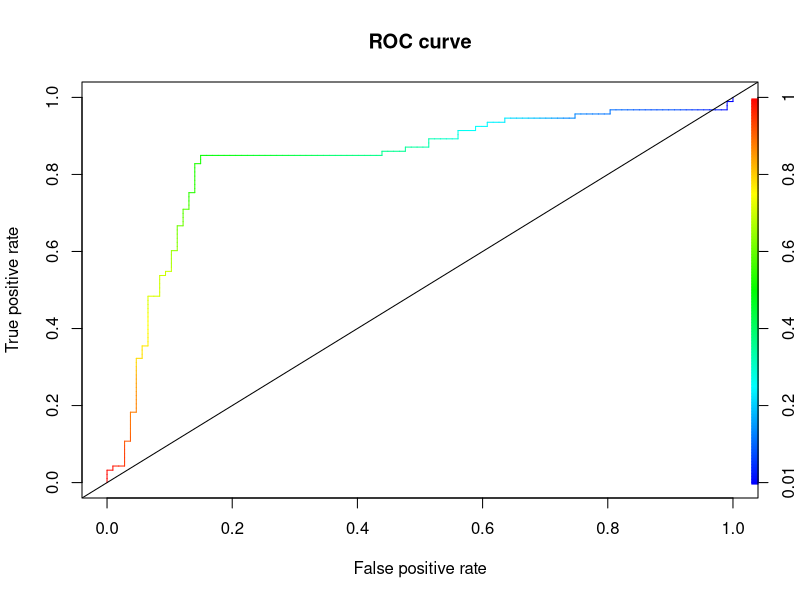
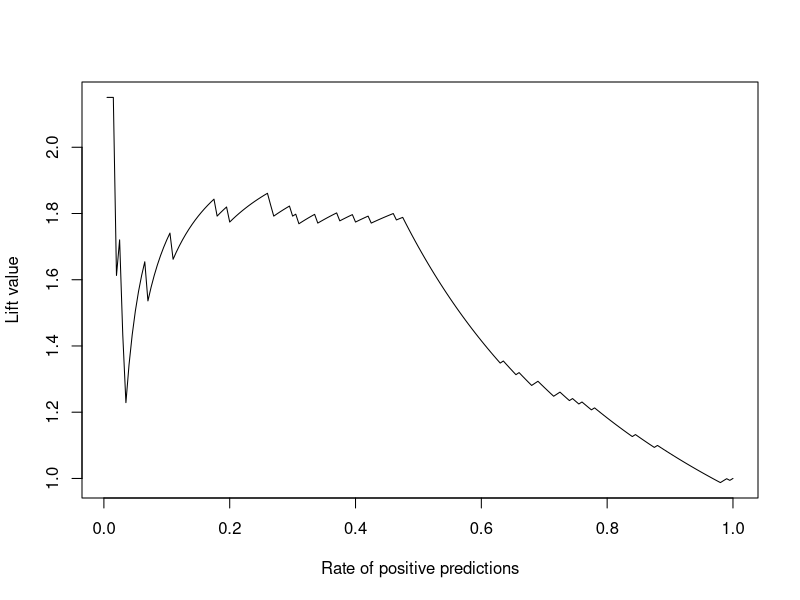
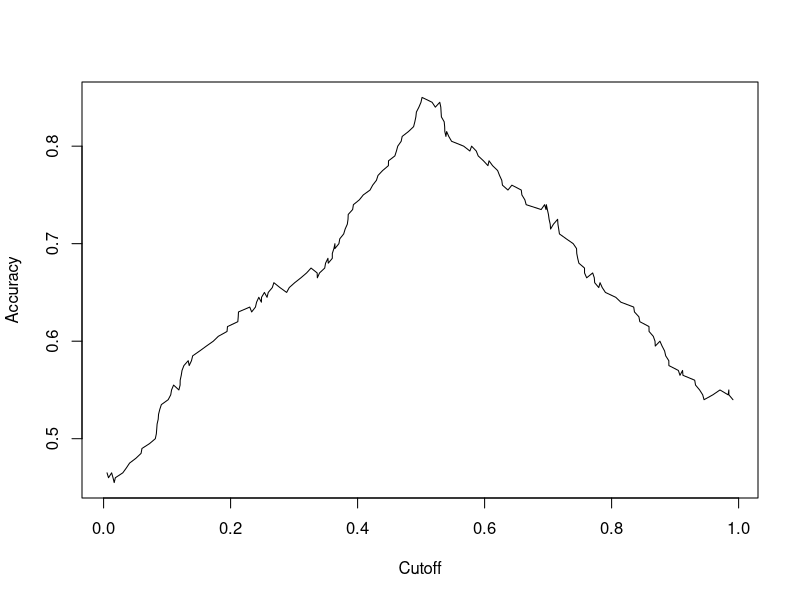
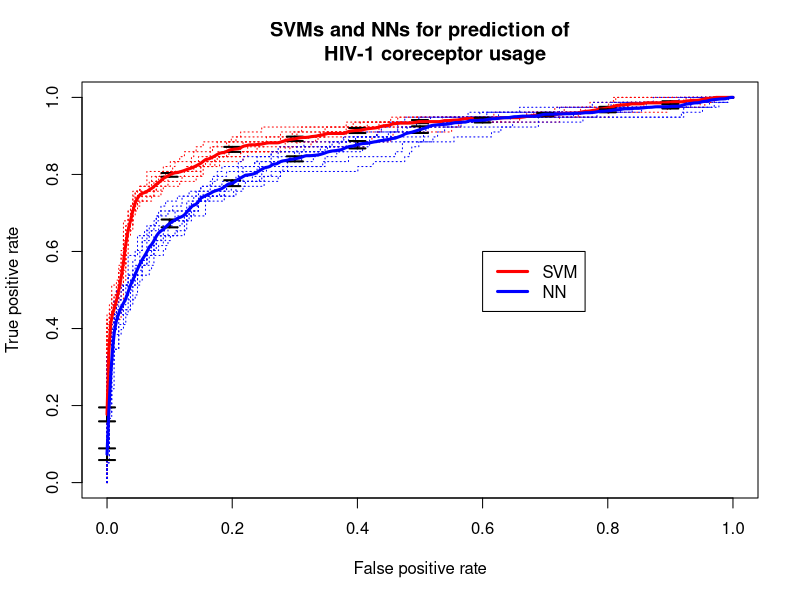
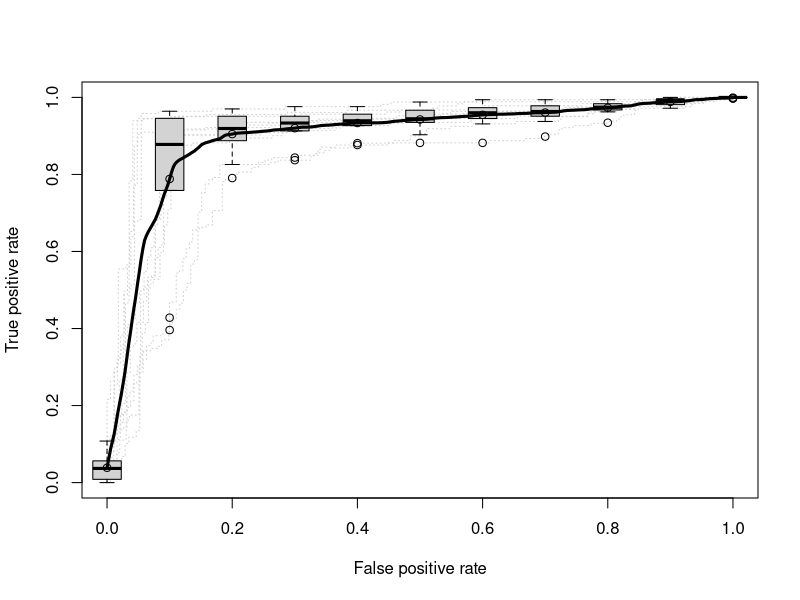

Generate these figures, in order, with R:
# computing a simple ROC curve (x-axis: fpr, y-axis: tpr)
library(ROCR)
data(ROCR.simple)

pred <- prediction( ROCR.simple$predictions, ROCR.simple$labels)
pred


perf <- performance(pred,"tpr","fpr")
perf
plot(perf, main = "ROC curve", colorize = T)
abline(a = 0, b = 1)

#AUC Value 
auc_ROC <- performance(pred, "auc")
auc_ROC_value <- auc_ROC@y.values[[1]]



#lift charts
perf <- performance(pred,"lift","rpp")
perf
plot(perf)

#Accuracy
acc.perf = performance(pred, measure = "acc")
plot(acc.perf)

ind = which.max( slot(acc.perf, "y.values")[[1]] )
acc = slot(acc.perf, "y.values")[[1]][ind]
cutoff = slot(acc.perf, "x.values")[[1]][ind]
print(c(accuracy= acc, cutoff = cutoff))

#### ESTOS EJEMPLOS QUE SIGUEN SE USARAN EN CAPITULOS NN y SVM

# SVM and NN
library(ROCR)
data(ROCR.hiv)
attach(ROCR.hiv)
pred.svm <- prediction(hiv.svm$predictions, hiv.svm$labels)
pred.svm
perf.svm <- performance(pred.svm, 'tpr', 'fpr')
perf.svm
pred.nn <- prediction(hiv.nn$predictions, hiv.svm$labels)
pred.nn
perf.nn <- performance(pred.nn, 'tpr', 'fpr')
perf.nn
plot(perf.svm, lty=3, col="red",main="SVMs and NNs for prediction of
     HIV-1 coreceptor usage")
plot(perf.nn, lty=3, col="blue",add=TRUE)
plot(perf.svm, avg="vertical", lwd=3, col="red",
     spread.estimate="stderror",plotCI.lwd=2,add=TRUE)
plot(perf.nn, avg="vertical", lwd=3, col="blue",
     spread.estimate="stderror",plotCI.lwd=2,add=TRUE)
legend(0.6,0.6,c('SVM','NN'),col=c('red','blue'),lwd=3)


# cross-validation
# plot ROC curves for several cross-validation runs (dotted
# in grey), overlaid by the vertical average curve and boxplots
# showing the vertical spread around the average.
library(ROCR)
datos<- data(ROCR.xval)
pred <- prediction(ROCR.xval$predictions, ROCR.xval$labels)
pred
perf <- performance(pred,"tpr","fpr")
perf
plot(perf,col="grey82",lty=3)
plot(perf,lwd=3,avg="vertical",spread.estimate="boxplot",add=TRUE)
